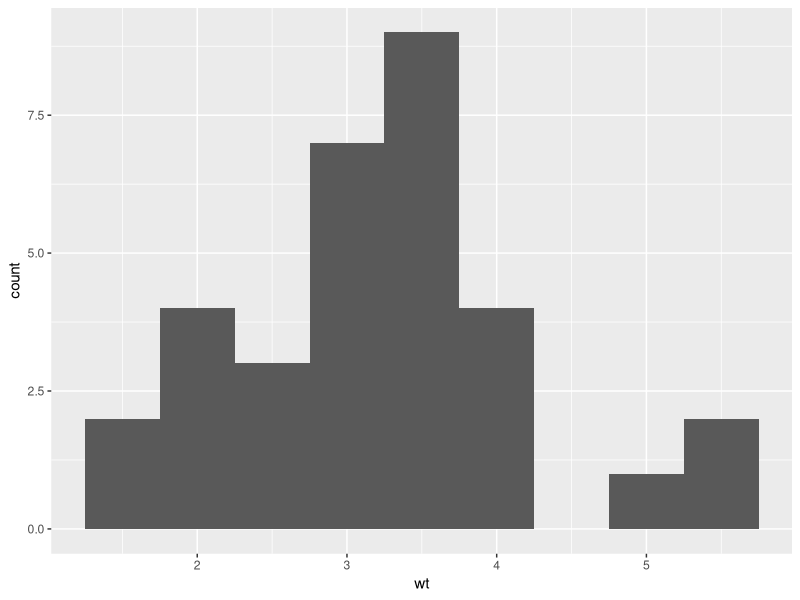
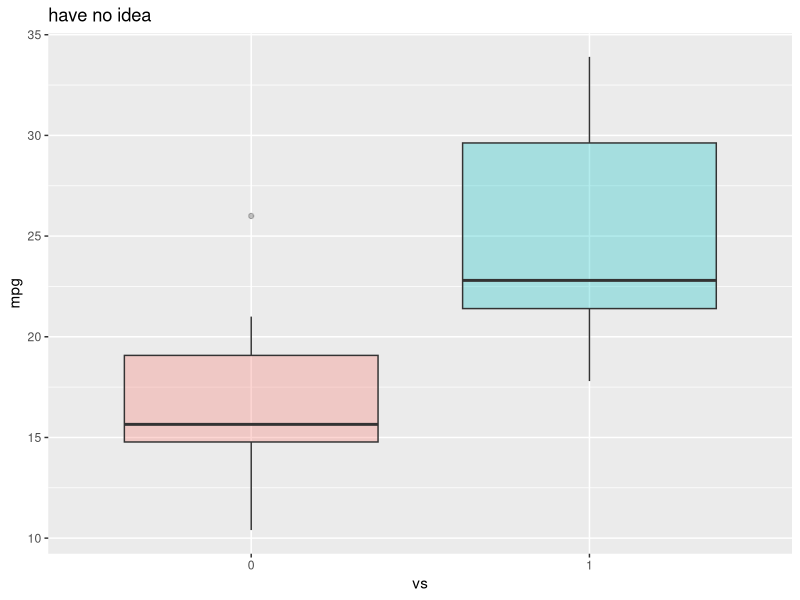
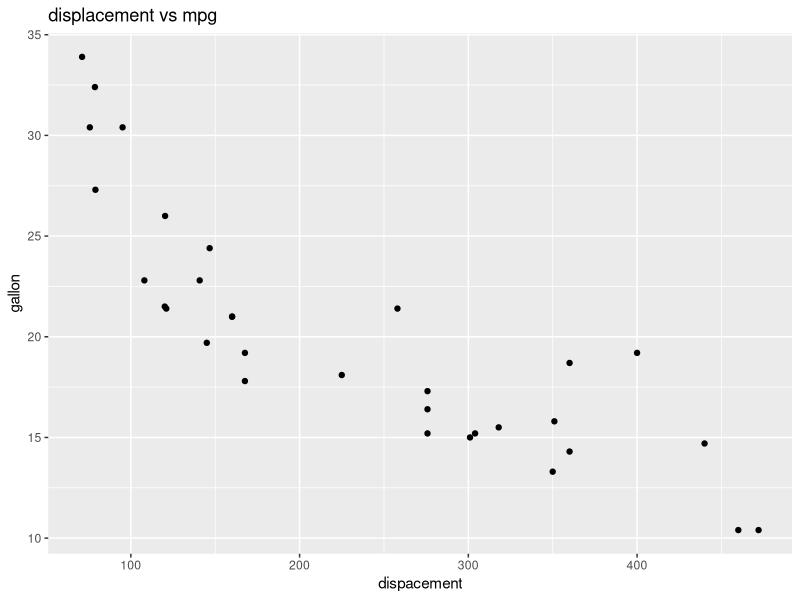

R code for these plots, in order:
library(datasets)
data('mtcars')
head(mtcars,8)

?mtcar

install.packages('ggplot2')

library(ggplot2)

ggplot(aes(x=wt,),data=mtcars) + geom_histogram(binwidth = 0.5)


mtcars$vs<-as.factor(mtcars$vs)

ggplot(aes(x=vs,y=mpg, fill = vs), data=mtcars) + geom_boxplot(alpha=0.3) + ggtitle('have no idea') + theme(legend.position = 'none')



ggplot(aes(x=disp,y=mpg,),data=mtcars)+geom_point()+ggtitle('displacement vs mpg') + labs(x='dispacement', y='gallon')